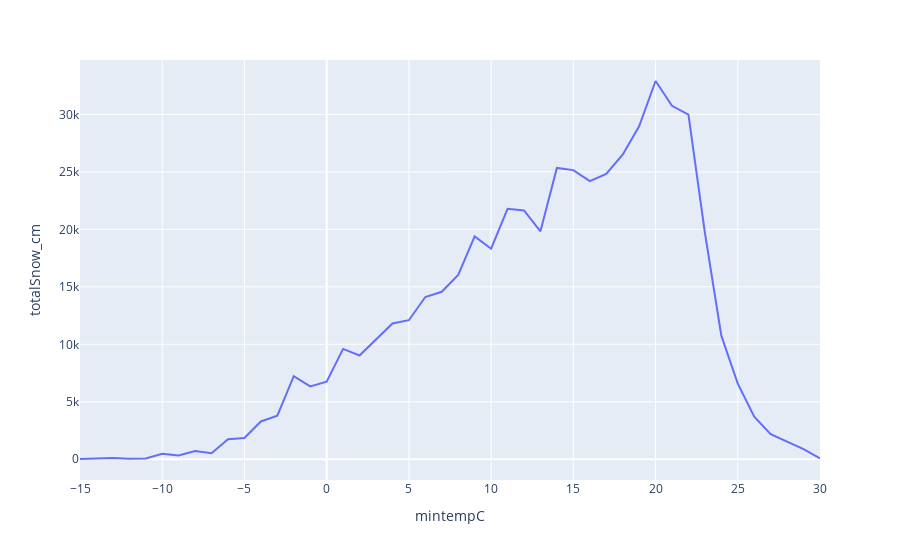

Write notebook code for a chart like this one.
### Code cell
px.line(data, x = "mintempC", y = "totalSnow_cm")

### Figure 1 — Plotly figure (JSON) as saved in the notebook; plotly's stock layout.template omitted (floating-point values rounded to 4 significant figures)
{"data": [{"hovertemplate": "mintempC=%{x}<br>totalSnow_cm=%{y}<extra></extra>", "legendgroup": "", "line": {"color": "#636efa", "dash": "solid"}, "marker": {"symbol": "circle"}, "mode": "lines", "name": "", "orientation": "v", "showlegend": false, "type": "scatter", "x": [-15, -14, -13, -12, -11, -10, -9, -8, -7, -6, -5, -4, -3, -2, -1, 0, 1, 2, 3, 4, 5, 6, 7, 8, 9, 10, 11, 12, 13, 14, 15, 16, 17, 18, 19, 20, 21, 22, 23, 24, 25, 26, 27, 28, 29, 30], "xaxis": "x", "y": [24, 48, 120, 48, 72, 480, 336, 720, 528, 1752, 1848, 3288, 3792, 7224, 6336, 6744, 9600, 9024, 10392, 11808, 12096, 14112, 14568, 16032, 19392, 18312, 21792, 21648, 19824, 25344, 25152, 24192, 24816, 26496, 28968, 32904, 30744, 29976, 19704, 10752, 6576, 3696, 2184, 1536, 888, 72], "yaxis": "y"}], "layout": {"legend": {"tracegroupgap": 0}, "margin": {"t": 60}, "xaxis": {"anchor": "y", "domain": [0, 1], "title": {"text": "mintempC"}}, "yaxis": {"anchor": "x", "domain": [0, 1], "title": {"text": "totalSnow_cm"}}}}
